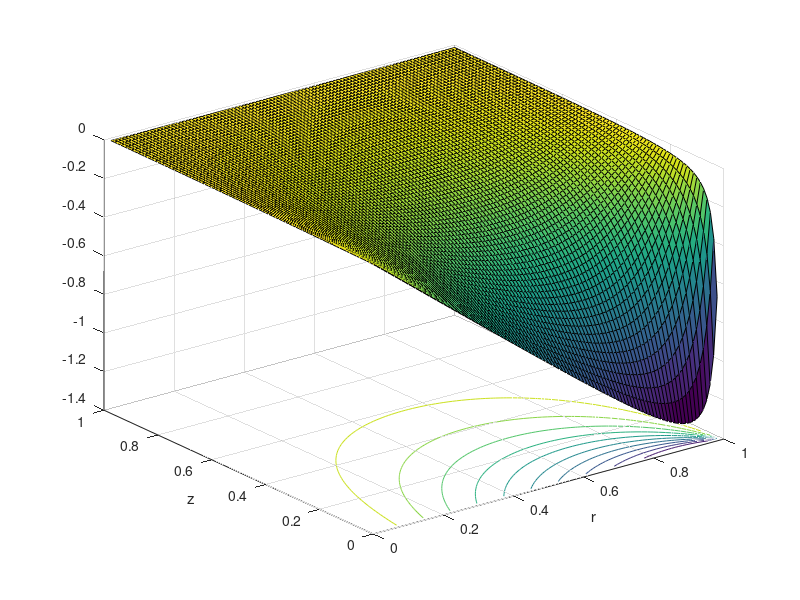
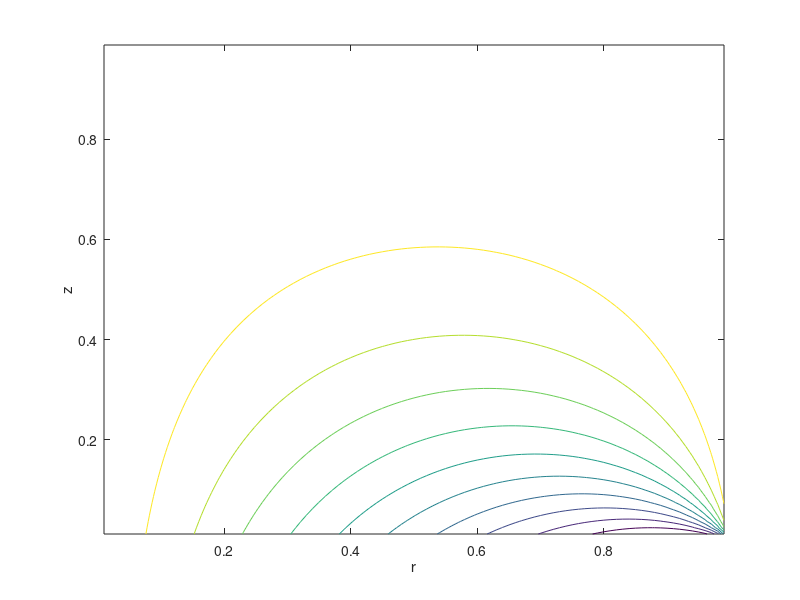
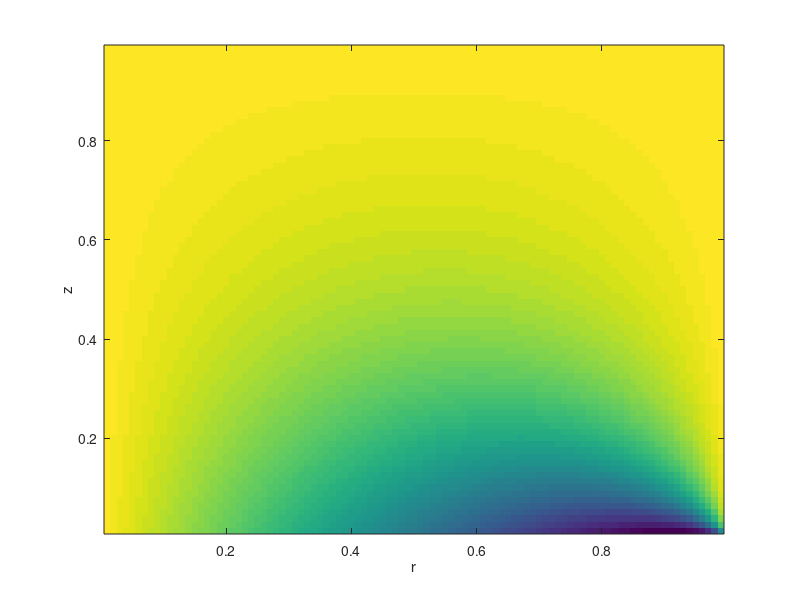

Write MATLAB code to recreate these figures, in order.
clc;
clear;
%Discretized Laplacian Solution
% Problem Statement: 
% d^2v/dr^2 + 1/r dv/dr - v/r^2 + d^2v/dz^2 =0
% BC:
% V(0,Z)=V(1,Z)=0   0<=Z<=h
% V(r,h)=0          0<=r<=1
% V(r,0)=r          0<=r<=1

%Variables
Nr=100; %number of grid points in r
Nz=80; % number of grid points in z
dr=1/Nr; %discretization of r and z
dz=1/Nz;

%AU= d^2v/dr^2 + 1/r dv/dr - v/r^2
%UB= d^2v/dz^2 +F
% AU+UB=F

A=zeros(Nr-1);  
B=zeros(Nz-1);

%Construct A-Matrix using equations obtained for tridiagonal form
%A middle Diagonal
for i=1:(Nr-1)
    A(i,i)=-2-(1/i^2);
end
%A Upper Diagonal
for i=1:(Nr-2)
    A(i,i+1)=1+(1/(2*i));           % no dr in there???
end
%A lower Diagonal
for i=2:(Nr-1)
    A(i,i-1)=1-(1/(2*i));           % same question
end
A=A/(dr^2);

%Construct B-Matrix using constants obtained for tridiagonal form
%B middle Diagonal 
for j=1:(Nz-1)
    B(j,j)=-2;
end
%B Upper Diagonal
for j=2:(Nz-1)
    B(j-1,j)=1;
end
%B Lower Diagonal
for j=1:(Nz-2)
    B(j+1,j)=1;
end
B=B/(dz^2);

% AU+UB=F where F represents the boundary conditions in the first column.
F=zeros(Nr-1,Nz-1);
for k=1:(Nr-1)
    F(k,1) = k*dr;
end 
F=F/(dr^2);
% Decompose A: A=PDP^1 thus
%   DV + VB = P^-1 F
% with V=P^-1 U
[Z,E]=eig(A);
H = transpose( inv(Z)*F );
%B=transpose(B);
 
% find V_transpose
V_t = zeros(Nz-1,Nr-1);
for i=1:(Nr-1)
    %V(:,i) = linsolve(B+(E(i,i)*eye(Nz)),H(:,i));
    V_t(:,i) = (B+(E(i,i)*eye(Nz-1)))\H(:,i);
end
% deduce U (U=PV)
U = Z*transpose(V_t);

% plot
figure(1)
intR = (1:(Nr-1))*dr;
intZ = (1:(Nz-1))*dz;
surfc(intR,intZ,U')
xlabel('r')
ylabel('z')

figure(2)
contour(intR,intZ,U')
xlabel('r')
ylabel('z')

figure(3)
imagesc(intR,intZ,U')
set(gca,'YDir','normal')
xlabel('r')
ylabel('z')


